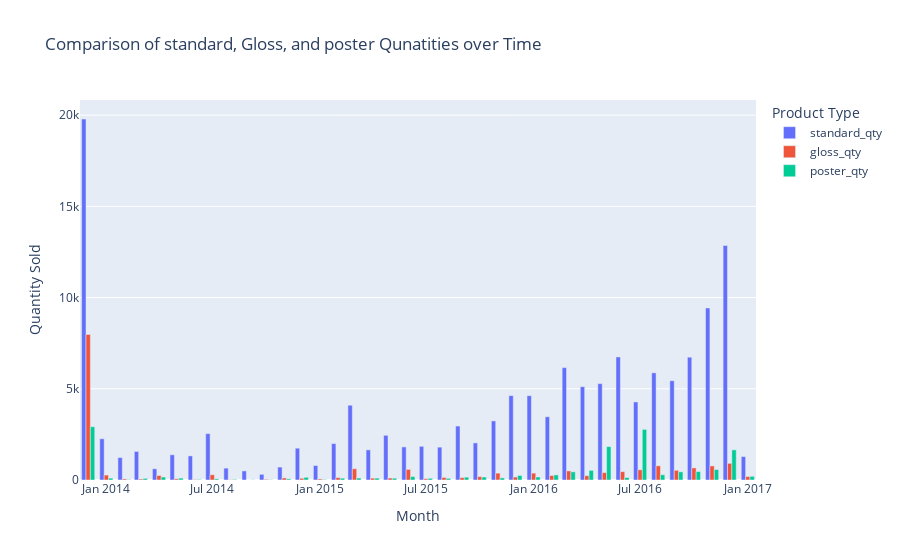

Source (notebook cell):
### Code cell
fig = px.bar(qty_comp, x='month', y ='Quantity', color='Product Type', title = 'Comparison of standard, Gloss, and poster Qunatities over Time', barmode='group')
fig.update_layout(xaxis_title='Month', yaxis_title='Quantity Sold')
fig.show()

### Figure 1 — Plotly figure (JSON) as saved in the notebook; plotly's stock layout.template omitted (floating-point values rounded to 4 significant figures)
{"data": [{"alignmentgroup": "True", "hovertemplate": "Product Type=standard_qty<br>month=%{x}<br>Quantity=%{y}<extra></extra>", "legendgroup": "standard_qty", "marker": {"color": "#636efa", "pattern": {"shape": ""}}, "name": "standard_qty", "offsetgroup": "standard_qty", "orientation": "v", "showlegend": true, "textposition": "auto", "type": "bar", "x": ["2013-12", "2014-01", "2014-02", "2014-03", "2014-04", "2014-05", "2014-06", "2014-07", "2014-08", "2014-09", "2014-10", "2014-11", "2014-12", "2015-01", "2015-02", "2015-03", "2015-04", "2015-05", "2015-06", "2015-07", "2015-08", "2015-09", "2015-10", "2015-11", "2015-12", "2016-01", "2016-02", "2016-03", "2016-04", "2016-05", "2016-06", "2016-07", "2016-08", "2016-09", "2016-10", "2016-11", "2016-12", "2017-01"], "xaxis": "x", "y": [19789, 2260, 1231, 1565, 615, 1382, 1322, 2542, 652, 497, 310, 709, 1743, 795, 1995, 4099, 1653, 2450, 1814, 1846, 1801, 2958, 2033, 3239, 4626, 4621, 3466, 6161, 5114, 5284, 6745, 4279, 5876, 5442, 6732, 9431, 12854, 1283], "yaxis": "y"}, {"alignmentgroup": "True", "hovertemplate": "Product Type=gloss_qty<br>month=%{x}<br>Quantity=%{y}<extra></extra>", "legendgroup": "gloss_qty", "marker": {"color": "#EF553B", "pattern": {"shape": ""}}, "name": "gloss_qty", "offsetgroup": "gloss_qty", "orientation": "v", "showlegend": true, "textposition": "auto", "type": "bar", "x": ["2013-12", "2014-01", "2014-02", "2014-03", "2014-04", "2014-05", "2014-06", "2014-07", "2014-08", "2014-09", "2014-10", "2014-11", "2014-12", "2015-01", "2015-02", "2015-03", "2015-04", "2015-05", "2015-06", "2015-07", "2015-08", "2015-09", "2015-10", "2015-11", "2015-12", "2016-01", "2016-02", "2016-03", "2016-04", "2016-05", "2016-06", "2016-07", "2016-08", "2016-09", "2016-10", "2016-11", "2016-12", "2017-01"], "xaxis": "x", "y": [7982, 271, 60, 55, 245, 66, 24, 287, 15, 0, 35, 112, 96, 58, 132, 617, 101, 106, 581, 68, 138, 129, 186, 377, 162, 376, 244, 499, 237, 407, 457, 561, 778, 531, 663, 772, 914, 191], "yaxis": "y"}, {"alignmentgroup": "True", "hovertemplate": "Product Type=poster_qty<br>month=%{x}<br>Quantity=%{y}<extra></extra>", "legendgroup": "poster_qty", "marker": {"color": "#00cc96", "pattern": {"shape": ""}}, "name": "poster_qty", "offsetgroup": "poster_qty", "orientation": "v", "showlegend": true, "textposition": "auto", "type": "bar", "x": ["2013-12", "2014-01", "2014-02", "2014-03", "2014-04", "2014-05", "2014-06", "2014-07", "2014-08", "2014-09", "2014-10", "2014-11", "2014-12", "2015-01", "2015-02", "2015-03", "2015-04", "2015-05", "2015-06", "2015-07", "2015-08", "2015-09", "2015-10", "2015-11", "2015-12", "2016-01", "2016-02", "2016-03", "2016-04", "2016-05", "2016-06", "2016-07", "2016-08", "2016-09", "2016-10", "2016-11", "2016-12", "2017-01"], "xaxis": "x", "y": [2920, 103, 25, 88, 162, 104, 30, 64, 31, 10, 15, 63, 147, 25, 101, 108, 103, 99, 188, 95, 90, 156, 163, 116, 248, 166, 279, 448, 527, 1829, 136, 2774, 288, 447, 463, 574, 1653, 200], "yaxis": "y"}], "layout": {"autosize": true, "barmode": "group", "legend": {"title": {"text": "Product Type"}, "tracegroupgap": 0}, "title": {"text": "Comparison of standard, Gloss, and poster Qunatities over Time"}, "xaxis": {"anchor": "y", "autorange": true, "domain": [0, 1], "range": ["2013-11-17", "2017-01-15"], "title": {"text": "Month"}, "type": "date"}, "yaxis": {"anchor": "x", "autorange": true, "domain": [0, 1], "range": [0, 20830.0], "title": {"text": "Quantity Sold"}, "type": "linear"}}}
